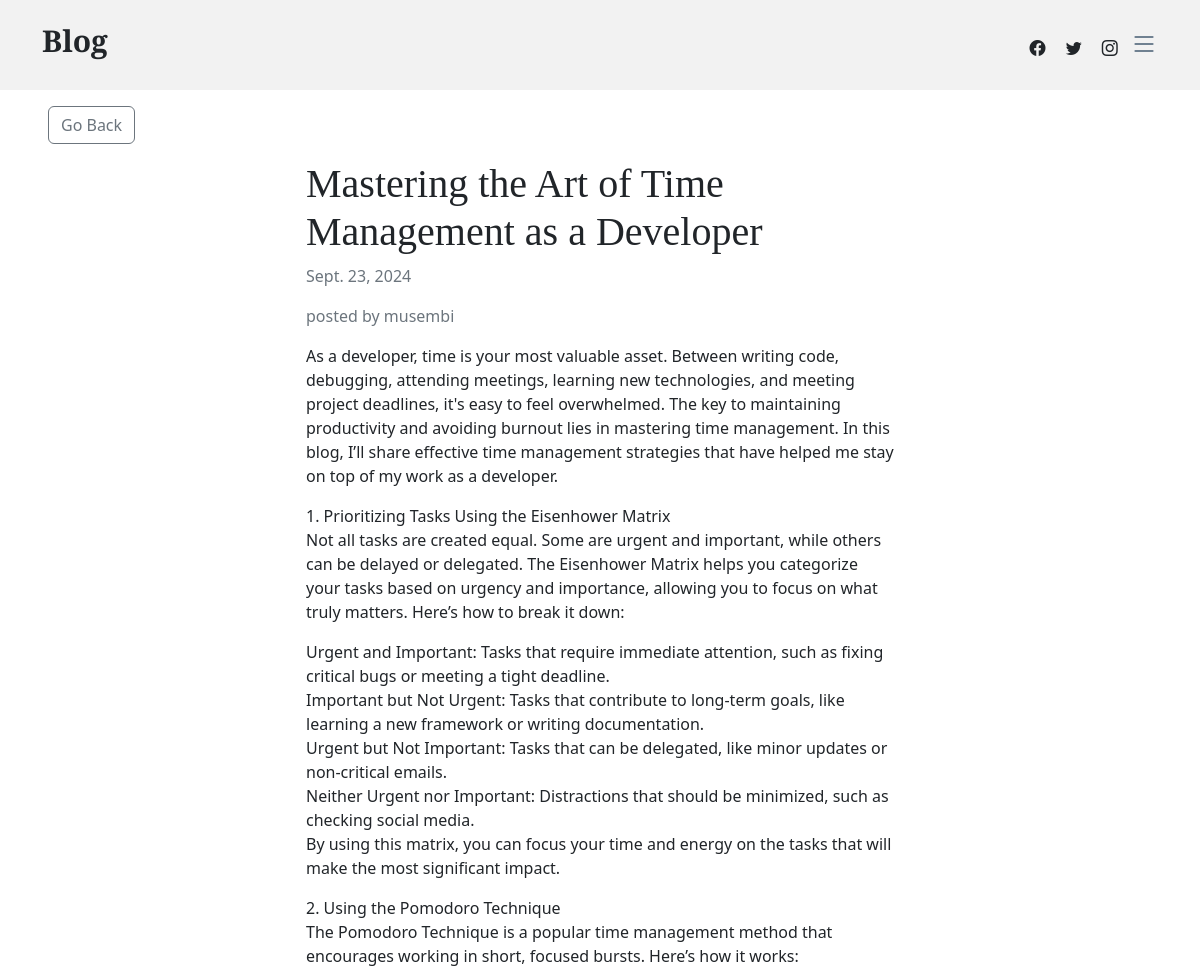
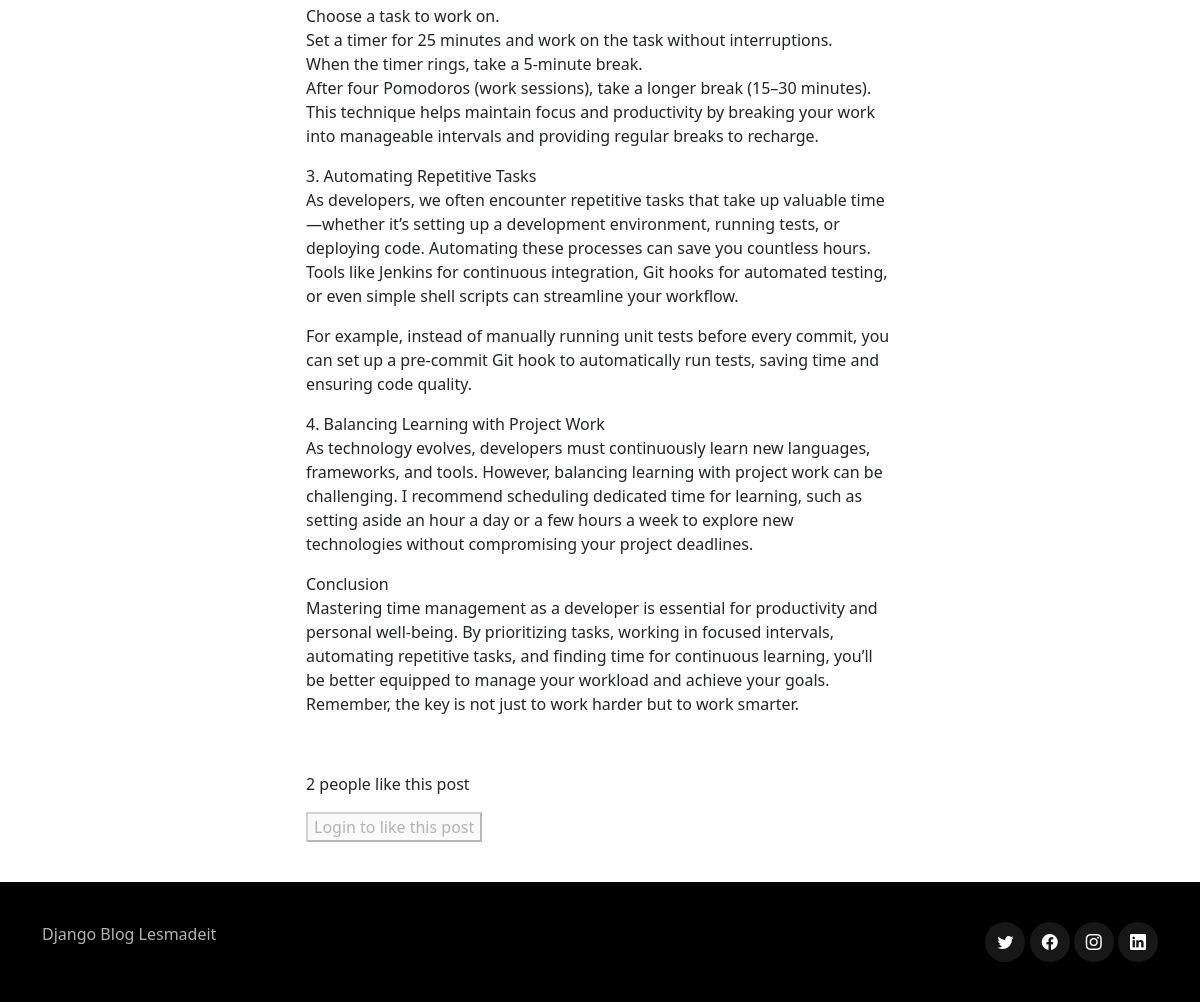
The app's page /8/ with its own data (2 pictures, top to bottom).
### blogapp/models.py (models this page shows)
class Article(models.Model):
    title = models.CharField(max_length=255)
    content = HTMLField()
    date = models.DateField(auto_now_add=True)
    author = models.ForeignKey(User, on_delete=models.CASCADE)
    featured = models.BooleanField(default=False)
    likes = models.ManyToManyField(User, related_name='likes', blank=True)

### blogapp/views.py (the view)
# urls.py: path('<int:pk>/', DetailArticleView.as_view(), name='detail_article'),
class DetailArticleView(DetailView):
    model = Article
    template_name = 'blogapp/blog_post.html'
    def get_context_data(self, *args, **kwargs):
        context = super(DetailArticleView, self).get_context_data(*args, **kwargs)
        context['liked_by_user'] = False
        article = Article.objects.get(id=self.kwargs.get('pk'))
        if article.likes.filter(pk=self.request.user.id).exists():
            context['liked_by_user'] = True
        return context

### blogapp/templates/blogapp/blog_post.html (shortened to what this page needs)
{% extends 'blogapp/base.html' %}
{% load static %}
{% block content %}
<div class="row">
    <div class="col-md-4 col-12 mx-md-5 mx-2 mt-md-3 my-3">
        <a class="btn btn-outline-secondary" href="{% url 'index' %}">Go Back</a>
    </div>
</div>
<div class="row">
    <div class="col-md-6 col-11 mx-md-auto mb-3 pb-2 mx-3">
        <h1>{{ object.title }}</h1>
        <p class="text-muted">{{ object.date }}</p>
        <p class="text-muted"> posted by {{object.author.username}} </p>
        <div>
            {{ object.content|safe }}
        </div>
    </div>
</div>
<div class="row my-3">
    <div class="col-md-6 col-12 mx-md-auto mx-3">
        {% if object.likes.count == 1 %}
            <p>{{ object.likes.count }} person likes this post</p>
        {% else %}
            <p>{{ object.likes.count }} people like this post</p>
        {% endif %}
        {% if request.user.is_authenticated %}
            {% if liked_by_user %}
                <form method="POST" action="{% url 'like_article' object.id %}">
                    {% csrf_token %}
                    <button class="btn btn-outline-primary" ><ion-icon name="heart-dislike-outline"></ion-icon>Unlike this post</button>
                </form>
            {% else %}
                <form method="POST" action="{% url 'like_article' object.id %}">
                    {% csrf_token %}
                    <button class="btn btn-outline-primary" ><ion-icon name="heart-outline"></ion-icon>
                        Like this post</button>
                </form>
            {% endif %}
        {% else %}
            <button class="btm btn-outline-primary" disabled>Login to like this post</button>
        {% endif %}
    </div>
</div>
{% endblock content %}

### blogapp/static/blogapp/css/variables.css (style rules this page uses)
:root { --font-default: 'EB Garamond', system-ui, -apple-system, "Segoe UI", Roboto, "Helvetica Neue", Arial, "Noto Sans", "Liberation Sans", sans-serif, "Apple Color Emoji", "Segoe UI Emoji", "Segoe UI Symbol", "Noto Color Emoji"; --font-primary: 'EB Garamond', serif; --font-secondary: 'Inter', sans-serif; --color-default: #212529; --color-default-rgb: 33, 37, 41; --color-links: #212529; --color-links-hover: #15171a; --color-primary: #212529; --color-primary-light: #26282c; --color-primary-dark: #0b0c0e; --color-primary-rgb: 33, 37, 41; --color-primary-light-rgb: 38, 40, 44; --color-primary-dark-rgb: 11, 12, 14; --color-secondary: #596d80; --color-secondary-light: #8498aa; --color-secondary-dark: #404f5c; --color-secondary-rgb: 89, 109, 128; --color-secondary-light-rgb: 132, 152, 170; --color-secondary-dark-rgb: 64, 79, 92; --color-blue: #0d6efd; --color-blue-rgb: 13, 110, 253; --color-indigo: #6610f2; --color-indigo-rgb: 102, 16, 242; --color-purple: #6f42c1; --color-purple-rgb: 111, 66, 193; --color-pink: #f3268c; --color-pink-rgb: 243, 38, 140; --color-red: #df1529; --color-red-rgb: 223, 21, 4; --color-orange: #fd7e14; --color-orange-rgb: 253, 126, 20; --color-yellow: #ffc107; --color-yellow-rgb: 255, 193, 7; --color-green: #059652; --color-green-rgb: 5, 150, 82; --color-teal: #20c997; --color-teal-rgb: 32, 201, 151; --color-cyan: #0dcaf0; --color-cyan-rgb: 13, 202, 240; --color-white: #ffffff; --color-white-rgb: 255, 255, 255; --color-gray: #6c757d; --color-gray-rgb: 108, 117, 125; --color-black: #000000; --color-black-rgb: 0, 0, 0; }
:root { --bs-blue: var(--color-blue); --bs-indigo: var(--color-indigo); --bs-purple: var(--color-purple); --bs-pink: var(--color-pink); --bs-red: var(--color-red); --bs-orange: var(--color-orange); --bs-yellow: var(--color-yellow); --bs-green: var(--color-green); --bs-teal: var(--color-teal); --bs-cyan: var(--color-cyan); --bs-white: var(--color-white); --bs-gray: var(--color-gray); --bs-gray-dark: #343a40; --bs-gray-100: #f8f9fa; --bs-gray-200: #e9ecef; --bs-gray-300: #dee2e6; --bs-gray-400: #ced4da; --bs-gray-500: #adb5bd; --bs-gray-600: #6c757d; --bs-gray-700: #495057; --bs-gray-800: #343a40; --bs-gray-900: #212529; --bs-primary: var(--color-blue); --bs-secondary: var(--color-blue); --bs-success: #198754; --bs-info: #0dcaf0; --bs-warning: #ffc107; --bs-danger: #dc3545; --bs-light: #f8f9fa; --bs-dark: #212529; --bs-primary-rgb: var(--color-primary-rgb); --bs-secondary-rgb: var(--color-secondary-rgb); --bs-success-rgb: 25, 135, 84; --bs-info-rgb: 13, 202, 240; --bs-warning-rgb: 255, 193, 7; --bs-danger-rgb: 220, 53, 69; --bs-light-rgb: 248, 249, 250; --bs-dark-rgb: 33, 37, 41; --bs-white-rgb: var(--color-white-rgb); --bs-black-rgb: var(--color-black-rgb); --bs-body-color-rgb: var(--color-default-rgb); --bs-body-bg-rgb: 255, 255, 255; --bs-font-sans-serif: var(--font-default); --bs-font-monospace: SFMono-Regular, Menlo, Monaco, Consolas, "Liberation Mono", "Courier New", monospace; --bs-gradient: linear-gradient(180deg, rgba(255, 255, 255, 0.15), rgba(255, 255, 255, 0)); --bs-body-font-family: var(--font-default); --bs-body-font-size: 1rem; --bs-body-font-weight: 400; --bs-body-line-height: 1.5; --bs-body-color: var(--color-default); --bs-body-bg: #fff; }

### blogapp/static/blogapp/css/main.css (style rules this page uses)
:root { scroll-behavior: smooth; }
body { color: rgba(var(--color-primary-rgb), 1); }
a { color: var(--color-links); text-decoration: none; }
h1, h2, h3, h4, h5, h6 { font-family: var(--font-primary); }

### records on screen
Article: title "Mastering the Art of Time Management as a Developer", date "Sept. 23, 2024", author.username "musembi", content "As a developer, time is your most valuable asset. Between writing code, debugging, attending meetings, learning new technologies, and meeting project deadlines, it's easy to feel overwhelmed. The key to maintaining productivity and avoiding burnout lies in mastering time management. In this blog, I’ll share effective time management strategies that have helped me stay on top of my work as a developer. 1. Prioritizing Tasks Using the Eisenhower Matrix Not all tasks are created equal. Some are urgent and important, while others can be delayed or delegated. The Eisenhower Matrix helps you categorize your tasks based on urgency and importance, allowing you to focus on what truly matters. Here’s…", likes.count "2"
